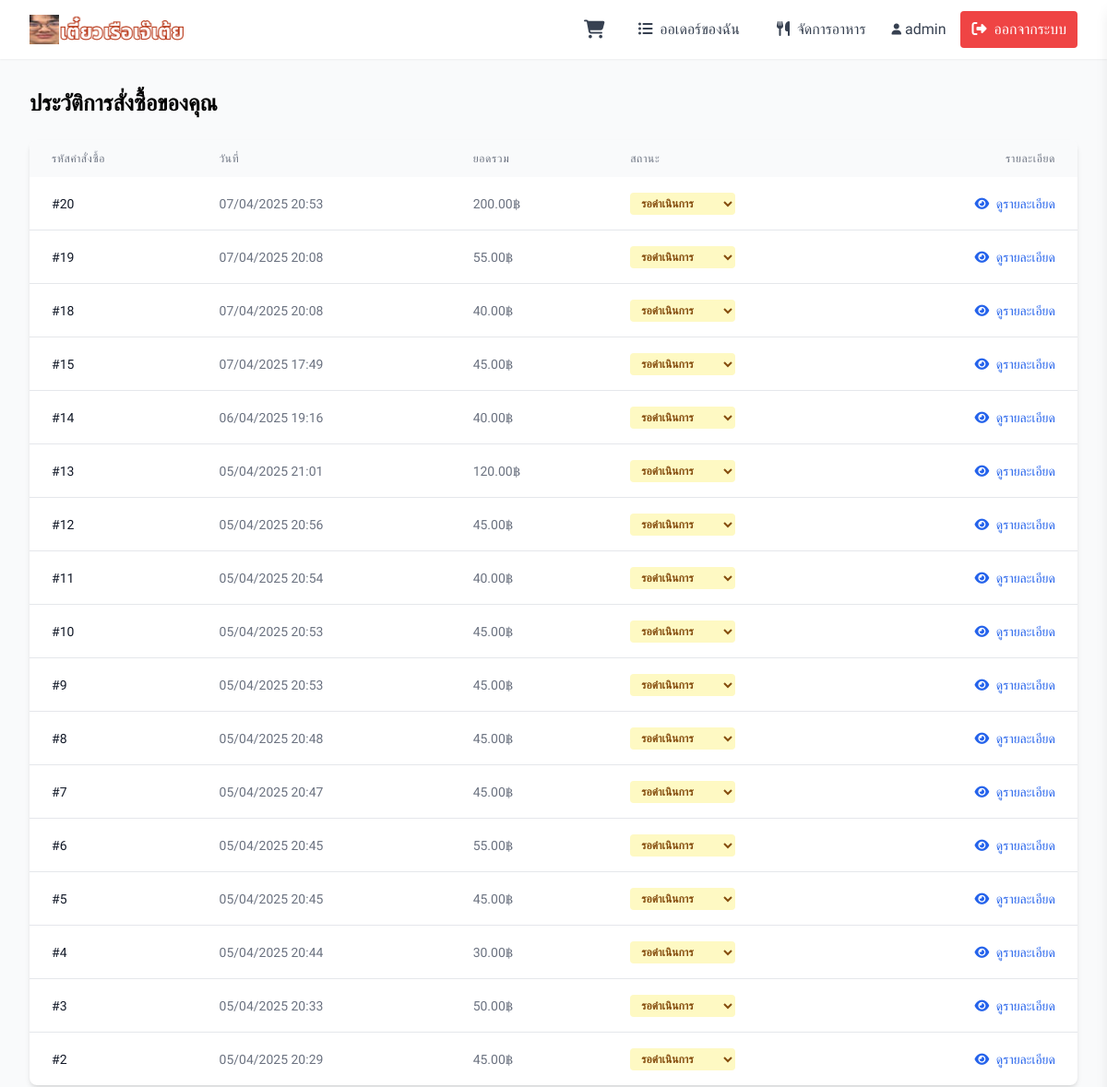
Before: /your_orders.php (signed in, upper part) with the older database file.
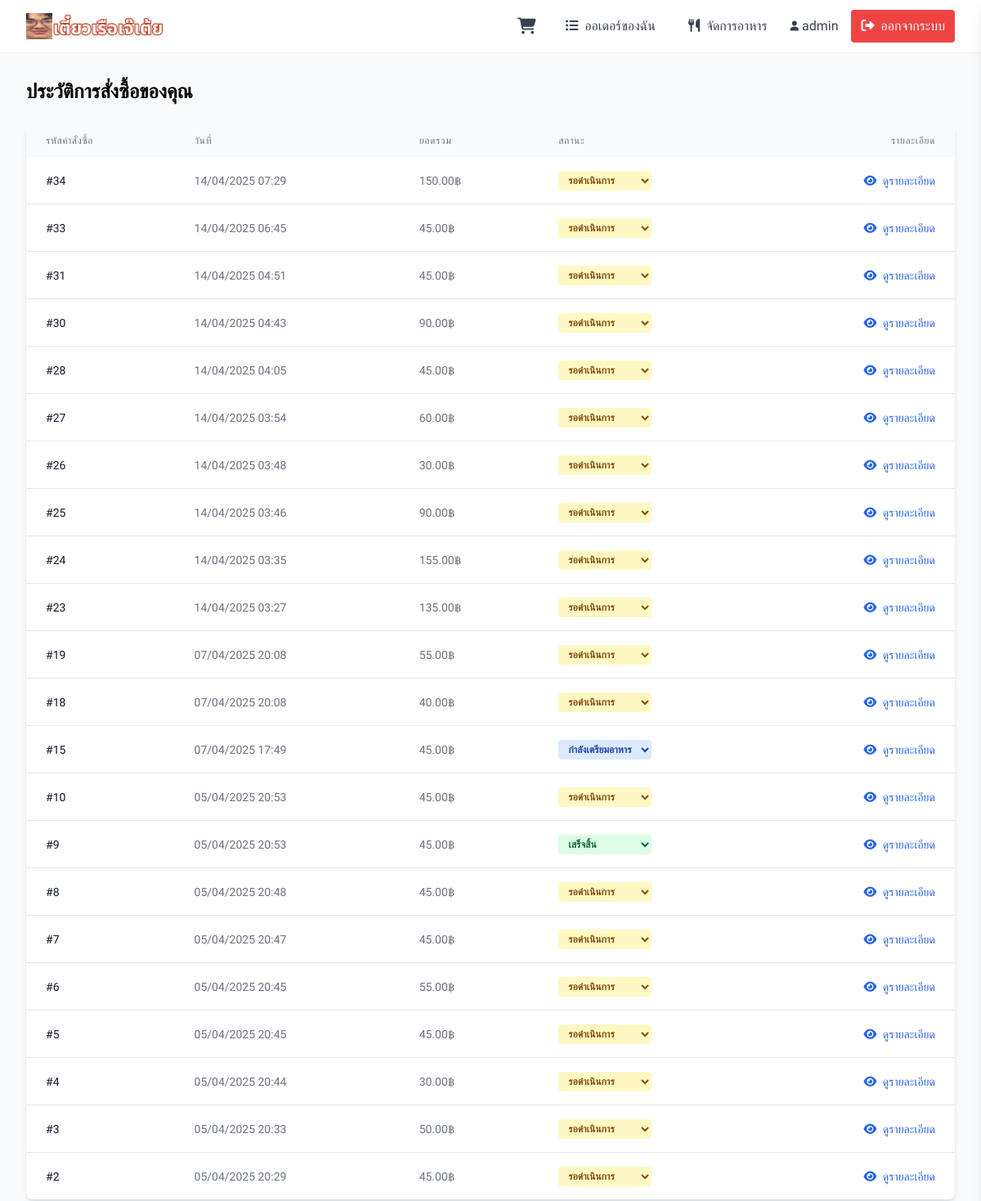
After: the same page with the newer database file.
### tables this page shows
CREATE TABLE `orders` (
  `id` int(11) NOT NULL,
  `user_id` int(11) NOT NULL,
  `total_price` decimal(10,2) NOT NULL,
  `address` text DEFAULT NULL,
  `phone` varchar(20) DEFAULT NULL,
  `status` enum('pending','processing','completed','cancelled') DEFAULT 'pending',
  `created_at` timestamp NOT NULL DEFAULT current_timestamp(),
  `updated_at` timestamp NOT NULL DEFAULT current_timestamp() ON UPDATE current_timestamp()
);

### includes/functions.php (called while the page is built, shortened)
<?php
function isLoggedIn() {
    return isset($_SESSION['user_id']);
}
function isAdmin() {
    return isset($_SESSION['role']) && $_SESSION['role'] === 'admin';
}
function sanitize($data) {
    global $conn;
    return mysqli_real_escape_string($conn, trim($data));
}
function getUserOrders($userId) {
    global $conn;
    $userId = sanitize($userId);
    if (isAdmin()) {
        $query = "SELECT o.*, u.username FROM orders o LEFT JOIN users u ON o.user_id = u.id ORDER BY o.created_at DESC";
    } else {
        $query = "SELECT * FROM orders WHERE user_id = '$userId' ORDER BY created_at DESC";
    }
    $result = mysqli_query($conn, $query);
    $orders = [];
    while ($row = mysqli_fetch_assoc($result)) {
        $orders[] = $row;
    }
    return $orders;
}
?>

### your_orders.php (the view, shortened to what this page needs)
<?php
include 'includes/header.php';
$userId = $_SESSION['user_id'];
$orders = getUserOrders($userId);
?>
<div class="max-w-7xl mx-auto px-4 sm:px-6 lg:px-8 py-8">
    <h1 class="text-2xl font-bold mb-6">ประวัติการสั่งซื้อของคุณ</h1>
    <?php if (empty($orders)): ?>
        <div class="bg-white rounded-lg shadow-md p-6 text-center">
            <div class="text-gray-500 mb-4">
                <i class="fas fa-shopping-bag text-5xl mb-4"></i>
                <h2 class="text-xl font-semibold">คุณยังไม่มีประวัติการสั่งซื้อ</h2>
                <p class="mt-2">เริ่มสั่งก๋วยเตี๋ยวอร่อยๆ ของเราได้เลย</p>
            </div>
            <a href="index.php" class="inline-block bg-primary text-white py-2 px-4 rounded-md hover:bg-amber-600 transition">
                ไปยังเมนูอาหาร
            </a>
        </div>
    <?php else: ?>
        <div class="bg-white rounded-lg shadow-md overflow-hidden mb-6">
            <table class="w-full">
                <thead class="bg-gray-50">
                    <tr>
                        <th class="px-6 py-3 text-left text-xs font-medium text-gray-500 uppercase tracking-wider">รหัสคำสั่งซื้อ</th>
                        <th class="px-6 py-3 text-left text-xs font-medium text-gray-500 uppercase tracking-wider">วันที่</th>
                        <th class="px-6 py-3 text-left text-xs font-medium text-gray-500 uppercase tracking-wider">ยอดรวม</th>
                        <th class="px-6 py-3 text-left text-xs font-medium text-gray-500 uppercase tracking-wider">สถานะ</th>
                        <th class="px-6 py-3 text-right text-xs font-medium text-gray-500 uppercase tracking-wider">รายละเอียด</th>
                    </tr>
                </thead>
                <tbody class="divide-y divide-gray-200">
                    <?php foreach ($orders as $order): ?>
                        <tr class="hover:bg-gray-50">
                            <td class="px-6 py-4 whitespace-nowrap text-sm font-medium text-gray-900">
                                #<?php echo $order['id']; ?>
                            </td>
                            <td class="px-6 py-4 whitespace-nowrap text-sm text-gray-500">
                                <?php echo date('d/m/Y H:i', strtotime($order['created_at'])); ?>
                            </td>
                            <td class="px-6 py-4 whitespace-nowrap text-sm text-gray-500">
                                <?php echo number_format($order['total_price'], 2); ?>฿
                            </td>
                            <td class="px-6 py-4 whitespace-nowrap">
                                <?php
                                    $statusClass = '';
                                    $statusText = '';
                                    switch ($order['status']) {
                                        case 'pending':
                                            $statusClass = 'bg-yellow-100 text-yellow-800';
                                            $statusText = 'รอดำเนินการ';
                                            break;
                                        case 'processing':
                                            $statusClass = 'bg-blue-100 text-blue-800';
                                            $statusText = 'กำลังเตรียมอาหาร';
                                            break;
                                        case 'completed':
                                            $statusClass = 'bg-green-100 text-green-800';
                                            $statusText = 'เสร็จสิ้น';
                                            break;
                                    }
                                ?>
                                <?php if (isAdmin()): ?>
                                    <select onchange="updateOrderStatus(<?php echo $order['id']; ?>, this.value)" class="px-2 py-1 text-xs font-semibold rounded <?php echo $statusClass; ?>">
                                        <option value="pending" <?php echo $order['status'] === 'pending' ? 'selected' : ''; ?>>รอดำเนินการ</option>
                                        <option value="processing" <?php echo $order['status'] === 'processing' ? 'selected' : ''; ?>>กำลังเตรียมอาหาร</option>
                                        <option value="completed" <?php echo $order['status'] === 'completed' ? 'selected' : ''; ?>>เสร็จสิ้น</option>
                                    </select>
                                <?php else: ?>
                                    <span class="px-2 inline-flex text-xs leading-5 font-semibold rounded-full <?php echo $statusClass; ?>">
                                        <?php echo $statusText; ?>
                                    </span>
                                <?php endif; ?>
                            </td>
                            <td class="px-6 py-4 whitespace-nowrap text-right text-sm font-medium">
                                <button class="text-blue-600 hover:text-blue-900" onclick="toggleOrderDetails(<?php echo $order['id']; ?>)">
                                    <i class="fas fa-eye mr-1"></i> ดูรายละเอียด
                                </button>
                            </td>
                        </tr>
                    <?php endforeach; ?>
                </tbody>
            </table>
        </div>
    <?php endif; ?>
</div>
<head>
</head>
<?php include 'includes/footer.php'; ?>

### includes/header.php (shortened to what this page needs)
<?php
require_once(__DIR__ . '/functions.php');
?>
<!DOCTYPE html>
<html lang="th">
<head>
    <script src="https://cdn.jsdelivr.net/npm/tailwindcss@3.0.0/dist/tailwind.min.css"></script>
    <script src="https://cdn.tailwindcss.com"></script>
    <link rel="stylesheet" href="https://cdnjs.cloudflare.com/ajax/libs/font-awesome/6.2.0/css/all.min.css">
    <link href='https://unpkg.com/boxicons@2.1.4/css/boxicons.min.css' rel='stylesheet'>
</head>
<body class="bg-gray-50 min-h-screen flex flex-col">
    <header class="bg-white shadow-sm">
        <div class="max-w-7xl mx-auto px-4 sm:px-6 lg:px-8">
            <div class="flex justify-between h-16 items-center">
                <div class="flex items-center">
                    <a href="index.php" class="flex-shrink-0 flex items-center">
                        <img src="images/01.png" alt="เตี๋ยวเรือเจ๊เต้ย" class="h-8 w-auto">
                    </a>
                </div>
                <div class="flex items-center gap-4">
                    <?php if (isLoggedIn()): ?>
                        <a href="checkout.php" class="relative inline-flex items-center p-2 text-gray-700 hover:text-primary">
                            <i class="fas fa-shopping-cart text-xl"></i>
                        </a>
                        <a href="your_orders.php" class="text-gray-700 hover:text-primary px-3 py-2">
                            <i class="fas fa-list-ul mr-1"></i> ออเดอร์ของฉัน
                        </a>
                        <?php if (isAdmin()): ?>
                            <a href="dishes.php" class="text-gray-700 hover:text-primary px-3 py-2">
                                <i class="fas fa-utensils mr-1"></i> จัดการอาหาร
                            </a>
                        <?php else: ?>
                        <?php endif; ?>
                        <div class="relative group">
                            <button onclick="toggleUserMenu()" class="flex items-center space-x-1 text-gray-700 hover:text-primary focus:outline-none">
                                <i class="fas fa-user text-xs"></i>
                                <span><?php echo $_SESSION['username']; ?></span>
                            </button>
                        </div>
                        <a href="logout.php" class="bg-red-500 text-white px-3 py-2 rounded hover:bg-red-600 transition">
                            <i class="fas fa-sign-out-alt mr-1"></i> ออกจากระบบ
                        </a>
                    <?php else: ?>
                        <a href="logSign.php" class="text-gray-700 hover:text-primary px-3 py-2">เข้าสู่ระบบ</a>
                        <a href="logSign.php" class="bg-primary text-white px-4 py-2 rounded hover:bg-amber-600 transition">สมัครสมาชิก</a>
                    <?php endif; ?>
                </div>
            </div>
        </div>
    </header>

### includes/footer.php (shortened to what this page needs)
</body>
</html>

### includes/header.php (style rules this page uses)
body { font-family: 'Kanit', sans-serif; }

### your_orders.php (style rules this page uses)
.max-w-7xl.mx-auto.px-4.sm\:px-6.lg\:px-8.py-8 { transform: scale(1.0); transform-origin: top left; width: calc(100% / 1.0); height: calc(100% / 1.0); margin-bottom:20%; }

Changed rows visible on the page:
removed orders: id "20", created_at "07/04/2025 20:53", total_price "200.00", status+id "รอดำเนินการ"
removed orders: id "14", created_at "06/04/2025 19:16", total_price "40.00", status+id "รอดำเนินการ"
removed orders: id "13", created_at "05/04/2025 21:01", total_price "120.00", status+id "รอดำเนินการ"
removed orders: id "12", created_at "05/04/2025 20:56", total_price "45.00", status+id "รอดำเนินการ"
removed orders: id "11", created_at "05/04/2025 20:54", total_price "40.00", status+id "รอดำเนินการ"
added orders: id "34", created_at "14/04/2025 07:29", total_price "150.00", status+id "รอดำเนินการ"
added orders: id "33", created_at "14/04/2025 06:45", total_price "45.00", status+id "รอดำเนินการ"
added orders: id "31", created_at "14/04/2025 04:51", total_price "45.00", status+id "รอดำเนินการ"
added orders: id "30", created_at "14/04/2025 04:43", total_price "90.00", status+id "รอดำเนินการ"
added orders: id "28", created_at "14/04/2025 04:05", total_price "45.00", status+id "รอดำเนินการ"
added orders: id "27", created_at "14/04/2025 03:54", total_price "60.00", status+id "รอดำเนินการ"
added orders: id "26", created_at "14/04/2025 03:48", total_price "30.00", status+id "รอดำเนินการ"
added orders: id "25", created_at "14/04/2025 03:46", total_price "90.00", status+id "รอดำเนินการ"
added orders: id "24", created_at "14/04/2025 03:35", total_price "155.00", status+id "รอดำเนินการ"
added orders: id "23", created_at "14/04/2025 03:27", total_price "135.00", status+id "รอดำเนินการ"
changed orders id 15: status+id "รอดำเนินการ" → "กำลังเตรียมอาหาร"
changed orders id 9: status+id "รอดำเนินการ" → "เสร็จสิ้น"
